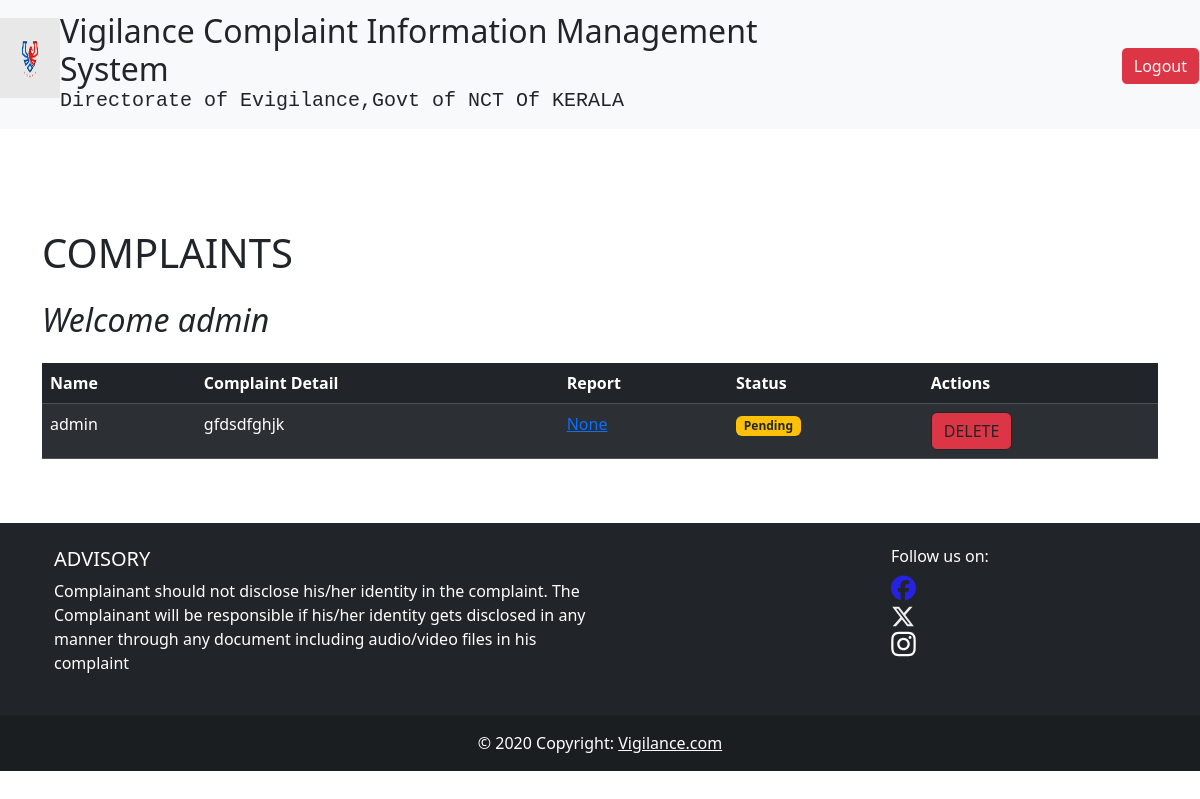
Screenshot of /usercomplaintlist/ (signed in) with the database file from the repository.
### EvApp/models.py (models this page shows, shortened)
class CustUser(AbstractUser):
    is_officer=models.BooleanField(default=False)
    departments=models.ForeignKey(Department,on_delete=models.CASCADE,null=True)

class Complaint(models.Model):
    username=models.CharField(max_length=200)
    place=models.CharField(max_length=200)
    address=models.TextField()
    department=models.ForeignKey(Department,on_delete=models.CASCADE)
    email=models.EmailField(null=True)
    complaint_description=models.TextField()
    image=models.ImageField(upload_to='images',null=True,blank=True)
    created_at=models.DateField(auto_now_add=True)
    updated_at=models.DateField(auto_now=True)
    status=models.BooleanField(default=False)
    feedback=models.TextField(null=True)
    detail_head=models.CharField(max_length=25,null=True)
    detail_report=models.TextField(null=True)

### EvApp/views.py (the view)
# urls.py: path('usercomplaintlist/',UserComplaintView.as_view(),name="usercomplaintlist"),
class UserComplaintView(View):
    def get(self,request,*args,**kwargs):
        username = request.user.username
        data=Complaint.objects.filter(username=username).order_by('status')
        return render(request,"usercomplaintview.html",{"data":data})

### EvApp/templates/usercomplaintview.html (shortened to what this page needs)
{% extends 'base.html' %}
{% load static %}
{% block content %}
<div class="container">
    <h1 class="mb-4">COMPLAINTS</h1>
    <h2 class="mb-4"><em>Welcome {{ request.user }}</em></h2>
    <div class="table-responsive">
        <table class="table table-dark table-striped">
            <thead>
                <tr>
                    <th>Name</th>
                    <th>Complaint Detail</th>
                    <th>Report</th>
                    <th>Status</th>
                    <th>Actions</th>
                </tr>
            </thead>
            <tbody>
                {% for complaint in data %}
                <tr >
                    <td>{{ complaint.username }}</td>
                    <td>{{ complaint.complaint_description }}</td>
                   <td><a href="{% url 'Deteview' complaint.id %}">{{complaint.detail_head}}</a></td>
                    <td>
                        {% if complaint.status %}
                        <span class="badge bg-success">Resolved</span>
                        {% else %}
                        <span class="badge bg-warning text-dark">Pending</span>
                        {% endif %}
                    </td>
                    <td>
                        <a href="{% url 'compdel' complaint.id %}" class="btn btn-outline-dark bg-danger">DELETE</a>
                    </td>
                </tr>
                {% endfor %}
            </tbody>
        </table>
    </div>
</div>
{% endblock content %}

### EvApp/static/css/style.css (style rules this page uses)
h1 { margin-top: 100px; }

### rows the page displays
CustUser: user "admin"
Complaint: username "admin", complaint_description "gfdsdfghjk", detail_head "None", status "Pending"
